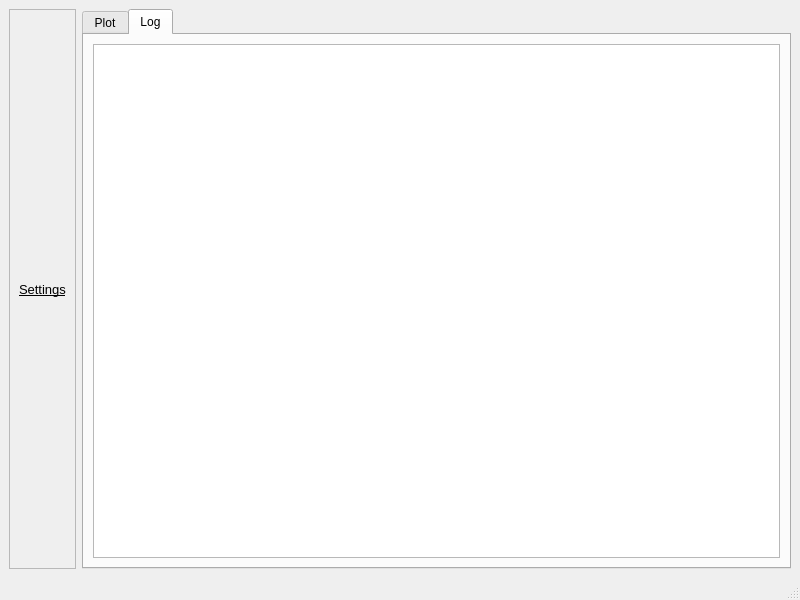
<?xml version="1.0" encoding="UTF-8"?>
<ui version="4.0">
 <class>MainWindow</class>
 <widget class="QMainWindow" name="MainWindow">
  <property name="geometry">
   <rect>
    <x>0</x>
    <y>0</y>
    <width>800</width>
    <height>600</height>
   </rect>
  </property>
  <property name="windowTitle">
   <string>KiT-RT GUI</string>
  </property>
  <widget class="QWidget" name="centralwidget">
   <property name="sizePolicy">
    <sizepolicy hsizetype="Expanding" vsizetype="Expanding">
     <horstretch>0</horstretch>
     <verstretch>0</verstretch>
    </sizepolicy>
   </property>
   <layout class="QHBoxLayout" name="horizontalLayout_2">
    <item>
     <layout class="QHBoxLayout" name="horizontalLayout">
      <item>
       <widget class="QFrame" name="settingsFrame">
        <property name="sizePolicy">
         <sizepolicy hsizetype="Maximum" vsizetype="Preferred">
          <horstretch>0</horstretch>
          <verstretch>0</verstretch>
         </sizepolicy>
        </property>
        <property name="maximumSize">
         <size>
          <width>400</width>
          <height>16777215</height>
         </size>
        </property>
        <property name="frameShape">
         <enum>QFrame::StyledPanel</enum>
        </property>
        <property name="frameShadow">
         <enum>QFrame::Raised</enum>
        </property>
        <layout class="QVBoxLayout" name="verticalLayout">
         <item>
          <widget class="QLabel" name="label">
           <property name="font">
            <font>
             <pointsize>10</pointsize>
             <underline>true</underline>
            </font>
           </property>
           <property name="text">
            <string>Settings</string>
           </property>
          </widget>
         </item>
        </layout>
       </widget>
      </item>
      <item>
       <widget class="QTabWidget" name="tabWidget">
        <property name="currentIndex">
         <number>1</number>
        </property>
        <widget class="QWidget" name="plotTab">
         <attribute name="title">
          <string>Plot</string>
         </attribute>
         <layout class="QVBoxLayout" name="verticalLayout_2"/>
        </widget>
        <widget class="QWidget" name="logTab">
         <attribute name="title">
          <string>Log</string>
         </attribute>
         <layout class="QHBoxLayout" name="horizontalLayout_3">
          <item>
           <widget class="QPlainTextEdit" name="logViewer">
            <property name="readOnly">
             <bool>true</bool>
            </property>
           </widget>
          </item>
         </layout>
        </widget>
       </widget>
      </item>
     </layout>
    </item>
   </layout>
  </widget>
  <widget class="QMenuBar" name="menubar">
   <property name="geometry">
    <rect>
     <x>0</x>
     <y>0</y>
     <width>800</width>
     <height>20</height>
    </rect>
   </property>
  </widget>
  <widget class="QStatusBar" name="statusbar"/>
 </widget>
 <resources/>
 <connections/>
</ui>
